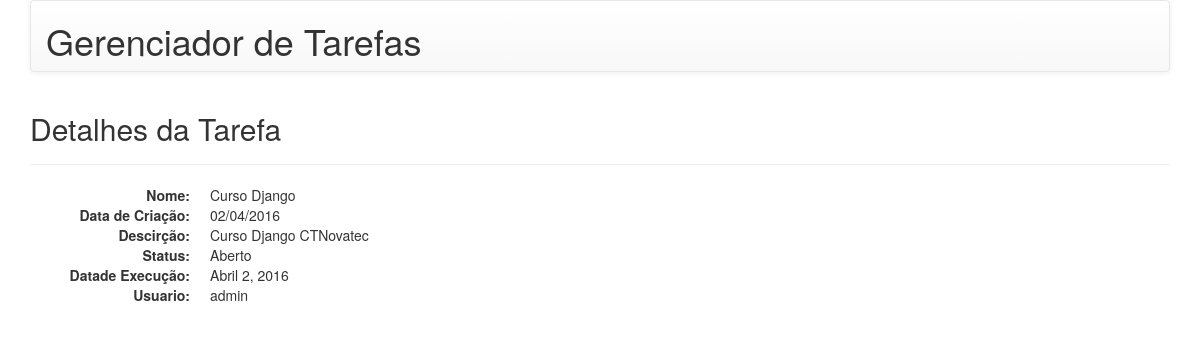
The page /todo/tarefas/1/ (signed in) on the database as committed earlier.
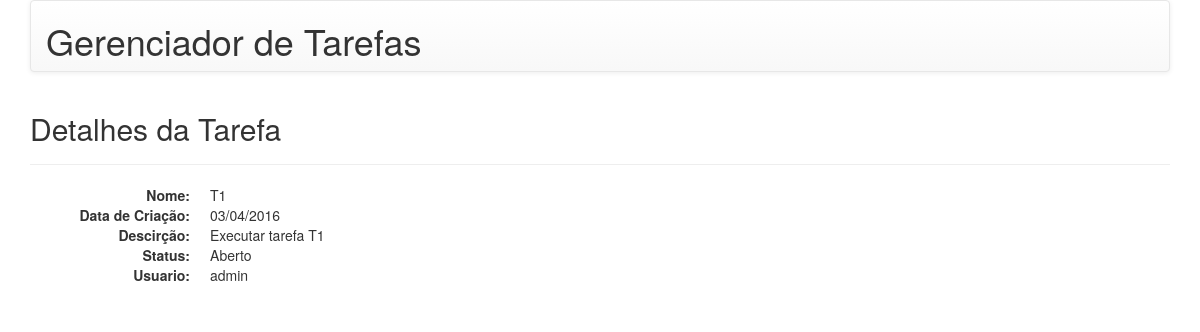
The same page on the database as committed later.
### todo/models.py (models this page shows)
class Tarefa(Model):
    nome = CharField(max_length=50)
    descricao = TextField(verbose_name='descrição')
    data_criacao = DateField(auto_now_add=True, verbose_name='data de criação')
    data_execucao = DateField(null=True, blank=True, verbose_name='data de execução')
    executado = BooleanField(default=False)
    usuario = ForeignKey(User, verbose_name="usuário")
    class Meta:
        ordering = ['-data_criacao', 'executado']

### todo/views.py (the view)
# urls.py: url(r'^tarefas/(?P<pk>\d+)/$', login_required(TarefaDetalhe.as_view())),
class TarefaDetalhe(DetailView):
    model = Tarefa

### todo/templates/todo/tarefa_detail.html (shortened to what this page needs)
{% extends 'base.html' %}
{% block conteudo %}
    <div class="page-header">
        <h2>Detalhes da Tarefa</h2>
    </div>
    <dl class="dl-horizontal">
        <dt>Nome:</dt>
        <dd>{{ object.nome }}</dd>
        <dt>Data de Criação:</dt>
        <dd>{{ object.data_criacao|date:"d/m/Y"}} </dd>
        <dt>Descirção:</dt>
        <dd>{{ object.descricao }}</dd>
        <dt>Status:</dt>
        <dd>{% if object.status %}Finalizado{% else %}Aberto{% endif %} </dd>
        {% if object.data_execucao %}
            <dt>Datade Execução:</dt>
            <dd>{{ object.data_execucao }}</dd>
        {% endif %}
        <dt>Usuario:</dt>
        <dd>{{ object.usuario }}</dd>
    </dl>
{% endblock %}

Rows that differ between the two databases and show on the page:
changed Tarefa "admin": nome "Curso Django" → "T1"; data_criacao "02/04/2016" → "03/04/2016"; descricao "Curso Django CTNovatec" → "Executar tarefa T1"; data_execucao "Abril 2, 2016" → (not shown)
Other text that changed with them:
text no longer shown: "Datade Execução:"
